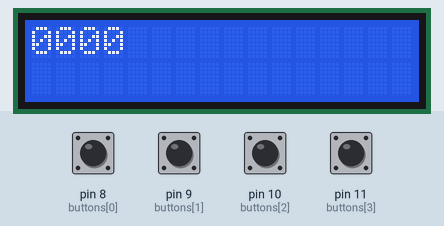
A sketch run on a simulated Arduino Uno, built with avr-gcc and run on an emulated ATmega328P. Parts: 16×2 character LCD. Inputs (shaded band) come from the test bench; at power-on: pin 8 (buttons[0]), pin 9 (buttons[1]), pin 10 (buttons[2]), pin 11 (buttons[3]) LOW. What the sketch prints to the serial monitor is not drawn.

Above: at 5.2 s.
5.3 s: pin 8 (buttons[0]) pulled HIGH for 1 s
At 7.5 s:
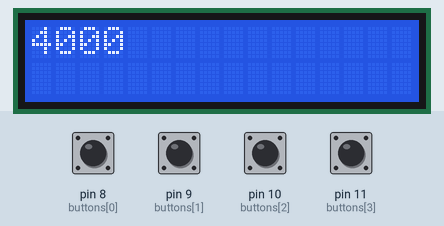
7.8 s: pin 9 (buttons[1]) pulled HIGH for 0.3 s
At 9.3 s:
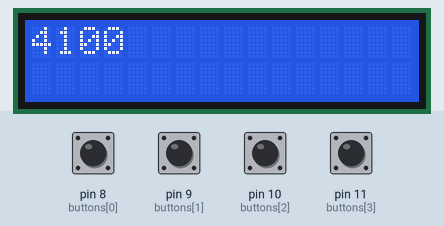
9.6 s: pin 10 (buttons[2]) pulled HIGH for 0.3 s
At 10.7 s:
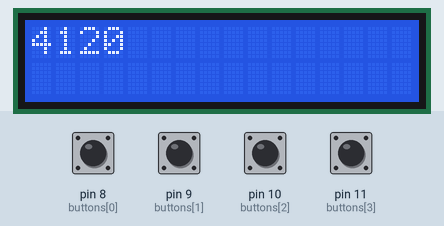
11.6 s: pin 11 (buttons[3]) pulled HIGH for 0.3 s
At 12.2 s:
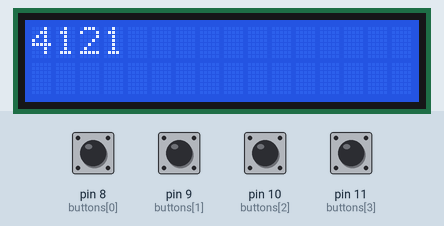
13.4 s: pin 8 (buttons[0]) pulled HIGH for 0.3 s
At 14.7 s:
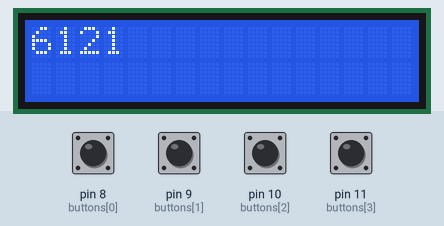
15.4 s: pin 9 (buttons[1]) pulled HIGH for 1 s
At 17.9 s:
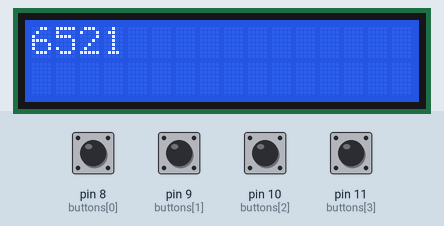
Timing chart, 0 to 18.9 s (numbered marks = the images above; inputs shaded):
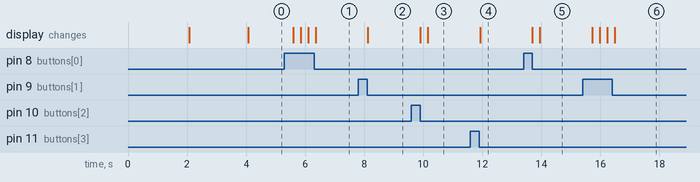

Measured:
- after the input at 5.3 s, the display: first changes after 0.29 s (image 1 shows a later state)
- after the input at 7.8 s, the display: changes after 0.32 s (image 2)
- after the input at 9.6 s, the display: first changes after 0.30 s (image 3 shows a later state)
- after the input at 11.6 s, the display: changes after 0.32 s (image 4)
- after the input at 13.4 s, the display: first changes after 0.30 s (image 5 shows a later state)
- after the input at 15.4 s, the display: first changes after 0.32 s (image 6 shows a later state)

The sketch:

Password.ino
```cpp
//Group #60
//Name: Maaz Ahmed, netID: mahmed76
//Name: Hasan Ali, netID: hali32
//Name: Ammar Idrees, netID: aidree3
//Name: Umer Qazi, netID: uqazi2
//Project name: Addiction Prevention Safe
//Abstract: Our project is to implement a safe-like device that is designed to keep the user away from wasting their time on certain tasks (e.g. phone usage, etc).
//The safe will use some security features such as the requirement of a password as well as a timer which will make the safe unable to open until the timer is complete.
//For example, if a user wants to stay away from their phone for a specific time, they can place their phone into the container,
//and they will not be able to use their phone until it allows you to re-enter a password.

/*The code here utilizes four buttons to enter a 4 digit pin that will be displayed on an LCD
 * screen. To set a password, it must be hardcoded into this program (currently 1 2 3 4). Note
 * that the wiring is a bit fragile and can easily make the LCD unreadable, if that is the case,
 * resetting the arduino should remedy the issue.
 */
//Using LCD library
#include <LiquidCrystal.h>

//Buttons will be used to enter 4 digit code
int buttons[] = {8, 9, 10, 11};
//They will be all 0s by default
int code[] = {0, 0, 0, 0};
//Correct code is here
int correctCode[] = {1, 4, 1, 8};
//Set up LCD and create flag that will determince if correct code is entered
LiquidCrystal lcd(13, 12, 5, 4, 3, 2);
bool correct = false;
bool isLocked = false;
int timer = 30;


void setup() {
  //All buttons will be input
  for (int i = 0; i < 4; ++i) {
    pinMode(buttons[i], INPUT);
  }

  //Set up LCD, and prompt user to enter password
  lcd.begin(16, 2);
  lcd.print("Hello.");
  delay(2000);
  lcd.clear();
  lcd.setCursor(0, 0);
  lcd.print("Enter Password");
  delay(2000);

  Serial.begin(9600);
}

void enterPassword() {
  while (true) {
    //Clear screen, and have an array to keep track of button states
    lcd.clear();
    int buttonStates[4];

    lcd.setCursor(0,0);

    /*Print each digit on the screen, everytime a button is pressed, increment by 1. In the
     * case that the digit gets to 9, pressing again will reset it to 0
     */
    for (int i = 0; i < 4; ++i) {
      Serial.print(code[i]);
      lcd.print(code[i]);
      buttonStates[i] = digitalRead(buttons[i]);
      if (buttonStates[i] == HIGH) {
        code[i] += 1;
        if (code[i] > 9) {
          code[i] = 0;
        }
      }
    }

    //Continuosly check if code is correct, set bool flag accordingly
    for (int i = 0; i < 4; ++i) {
      if (code[i] != correctCode[i]) {
        correct = false;
        break;
      }
      correct = true;
    }

    /*If the bool flag states true, then display to user that the password is correct, and
     * communicate to another arduino to lock/unlock. After that, reset code to all 0s
     */
    if (correct) {
      Serial.println("Password Correct");
      lcd.clear();
      lcd.print("Password Correct");
      Serial.write('A');
      delay(1000);
      for (int i = 0; i < 4; ++i) {
        code[i] = 0;
      }
      break;
    }
    delay(250);
  }
}

void loop() {
  //If the safe is not locked, then enter password to lock
  if (!isLocked) {
    enterPassword();
    isLocked = true;
  }
  //Otherwise, wait until timer ends, then enter password unlock
  else {
    while (timer > 0) {
      lcd.clear();
      lcd.setCursor(0, 0);
      lcd.print("Time remaining: ");
      lcd.setCursor(3, 1);
      lcd.print("00:00:");
      lcd.print(timer);
      timer--;
      delay(1000);
    }
    isLocked = false;
    timer = 30;
    enterPassword();
  }

  delay(250);
}
```
